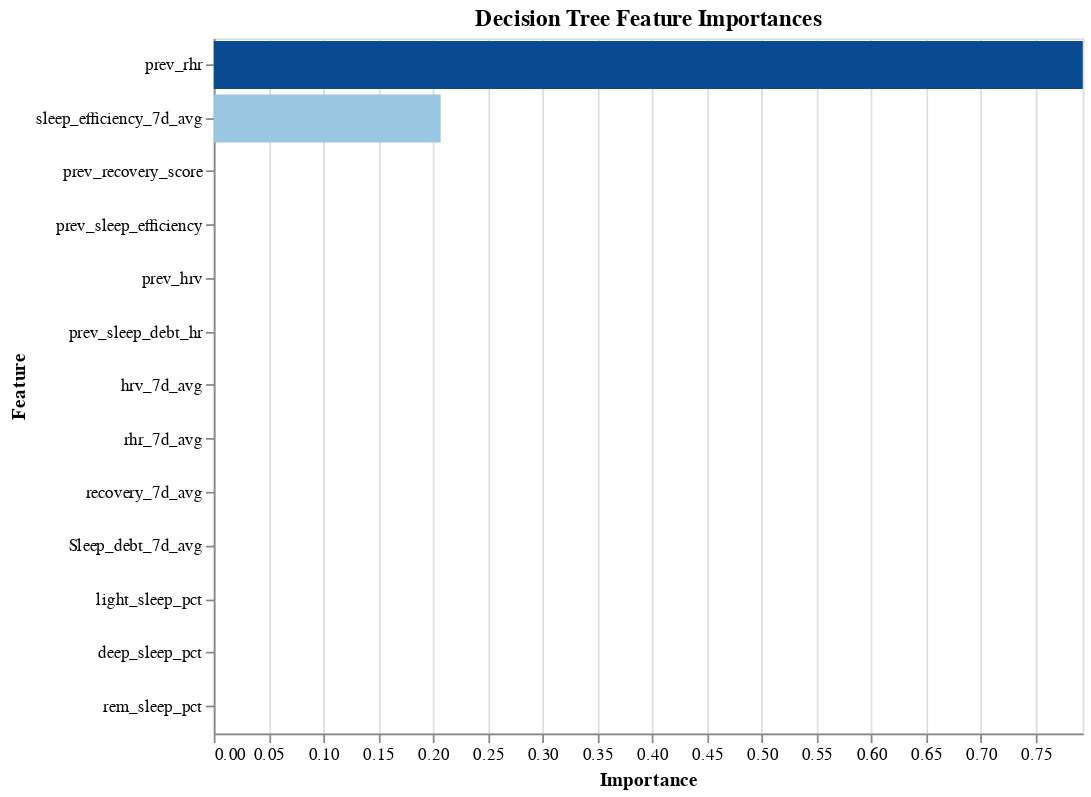

Source (notebook cell):
### Code cell
# Feature importance plot
importance_df = pd.DataFrame({
    'Feature': X_train.columns,
    'Importance': best_tree.feature_importances_
}).sort_values(by='Importance', ascending=False)

importance_chart = alt.Chart(importance_df).mark_bar().encode(
    x=alt.X('Importance:Q', scale=alt.Scale(domain=[0, importance_df['Importance'].max()])),
    y=alt.Y('Feature:N', sort='-x'),
    tooltip=['Feature', 'Importance'],
    color=alt.Color('Importance:Q', scale=alt.Scale(scheme='blues'), legend=None)
).properties(
    title='Decision Tree Feature Importances',
    width=500,
    height=400
)

importance_chart

### Figure 1 — Vega-Lite specification as saved in the notebook (floating-point values rounded to 4 significant figures)
{"config": {"view": {"continuousWidth": 300, "continuousHeight": 300}}, "data": {"name": "data-44fc2cf1fd42c5d89192cdfa28191b4f"}, "mark": {"type": "bar"}, "encoding": {"color": {"field": "Importance", "legend": null, "scale": {"scheme": "blues"}, "type": "quantitative"}, "tooltip": [{"field": "Feature", "type": "nominal"}, {"field": "Importance", "type": "quantitative"}], "x": {"field": "Importance", "scale": {"domain": [0, 0.793]}, "type": "quantitative"}, "y": {"field": "Feature", "sort": "-x", "type": "nominal"}}, "height": 400, "title": "Decision Tree Feature Importances", "width": 500, "$schema": "https://vega.github.io/schema/vega-lite/v5.14.1.json", "datasets": {"data-44fc2cf1fd42c5d89192cdfa28191b4f": [{"Feature": "prev_rhr", "Importance": 0.793}, {"Feature": "sleep_efficiency_7d_avg", "Importance": 0.207}, {"Feature": "prev_recovery_score", "Importance": 0.0}, {"Feature": "prev_sleep_efficiency", "Importance": 0.0}, {"Feature": "prev_hrv", "Importance": 0.0}, {"Feature": "prev_sleep_debt_hr", "Importance": 0.0}, {"Feature": "hrv_7d_avg", "Importance": 0.0}, {"Feature": "rhr_7d_avg", "Importance": 0.0}, {"Feature": "recovery_7d_avg", "Importance": 0.0}, {"Feature": "Sleep_debt_7d_avg", "Importance": 0.0}, {"Feature": "light_sleep_pct", "Importance": 0.0}, {"Feature": "deep_sleep_pct", "Importance": 0.0}, {"Feature": "rem_sleep_pct", "Importance": 0.0}]}}
